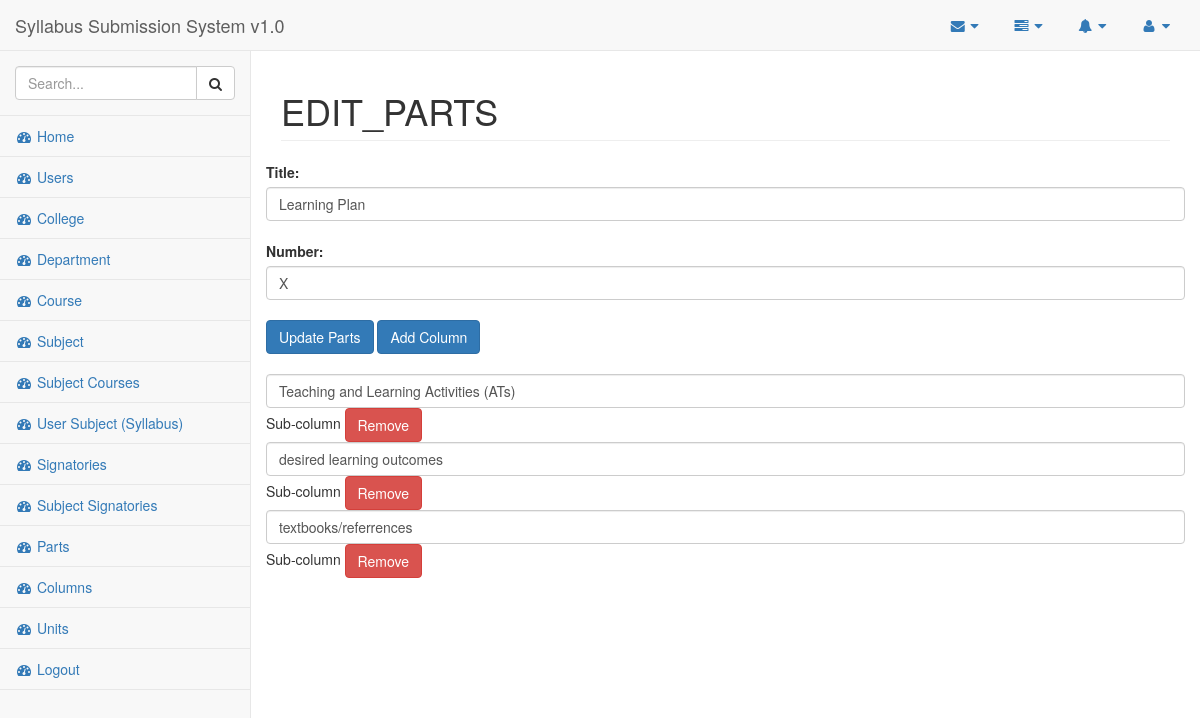
Screenshot of /?page=edit_parts&parts_id=11 (signed in) with the database file from the repository.
### tables this page shows
CREATE TABLE `parts` (
  `parts_id` int(20) NOT NULL,
  `title` varchar(50) NOT NULL,
  `number` varchar(5) NOT NULL
);

CREATE TABLE `columns` (
  `columns_id` int(20) NOT NULL,
  `parent_id` int(20) NOT NULL,
  `title` varchar(300) NOT NULL,
  `part_id` int(10) DEFAULT NULL
);

### pages/edit_parts.php (the view, shortened to what this page needs)
<?php
	$parts_id = $_GET[ 'parts_id' ];
	$parts = $DB->query( "SELECT * FROM parts WHERE parts_id = $parts_id " );
	$part = $parts->fetch_object();
?>
<form method="post">
<div class="nikay">
	<label>Title: </label>
	<input type="text" class="form-control" name="title" placeholder="title" value="<?php echo $part->title?>"><br>
	<label>Number: </label>
	<input type="text" class="form-control" name="number" placeholder="number" value="<?php echo $part->number ?>"><br>
	<input type="submit" class="btn btn-primary" value="Update Parts">
	<button class="btn btn-primary add-column">Add Column </button>
	<br>
	<br>
	<div class="parts-columns">
		<?php
			$columns = $DB->query( "SELECT * FROM columns WHERE part_id = $parts_id" );
			if( $columns->num_rows ) {
				while( $column = $columns->fetch_object() ) {
					echo "<div class='column-wrapper'> <input type='text' name='column_name[]' class='form-control' value='{$column->title}'><span class='sub-column'>  Sub-column <in> </span><span class='btn btn-danger remove-column'> Remove  </span></div>  ";
				}
			}
		?>
	</div>
</div>
</form>

### assets/css/style.css (style rules this page uses)
.remove-column { cursor: pointer; }

### rows the page displays
parts: title "Learning Plan", number "X"
columns: title "Teaching and Learning Activities (ATs)"
columns: title "desired learning outcomes"
columns: title "textbooks/referrences"
